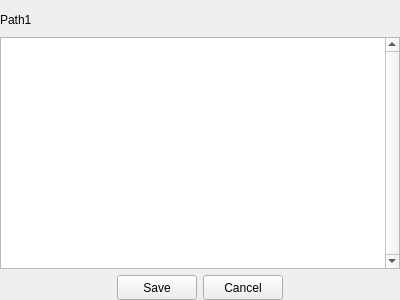
<?xml version="1.0" encoding="UTF-8"?>
<ui version="4.0">
 <class>PathWidget</class>
 <widget class="QWidget" name="PathWidget">
  <property name="geometry">
   <rect>
    <x>0</x>
    <y>0</y>
    <width>400</width>
    <height>300</height>
   </rect>
  </property>
  <property name="windowTitle">
   <string>Form</string>
  </property>
  <layout class="QGridLayout" name="gridLayout">
   <property name="leftMargin">
    <number>0</number>
   </property>
   <property name="topMargin">
    <number>0</number>
   </property>
   <property name="rightMargin">
    <number>0</number>
   </property>
   <property name="bottomMargin">
    <number>0</number>
   </property>
   <item row="0" column="0">
    <widget class="QStackedWidget" name="stackedWidget">
     <property name="currentIndex">
      <number>1</number>
     </property>
     <widget class="QWidget" name="page_patrol">
      <layout class="QGridLayout" name="gridLayout_2">
       <property name="leftMargin">
        <number>0</number>
       </property>
       <property name="topMargin">
        <number>0</number>
       </property>
       <property name="rightMargin">
        <number>0</number>
       </property>
       <property name="bottomMargin">
        <number>0</number>
       </property>
       <item row="0" column="0">
        <widget class="PtzTreeWidget" name="treeWidget">
         <property name="verticalScrollBarPolicy">
          <enum>Qt::ScrollBarAlwaysOn</enum>
         </property>
         <column>
          <property name="text">
           <string notr="true">1</string>
          </property>
         </column>
        </widget>
       </item>
      </layout>
     </widget>
     <widget class="QWidget" name="page_setting">
      <layout class="QVBoxLayout" name="verticalLayout">
       <property name="leftMargin">
        <number>0</number>
       </property>
       <property name="rightMargin">
        <number>0</number>
       </property>
       <property name="bottomMargin">
        <number>0</number>
       </property>
       <item>
        <layout class="QHBoxLayout" name="horizontalLayout">
         <item>
          <widget class="QLabel" name="label_pathName">
           <property name="sizePolicy">
            <sizepolicy hsizetype="Expanding" vsizetype="Preferred">
             <horstretch>0</horstretch>
             <verstretch>0</verstretch>
            </sizepolicy>
           </property>
           <property name="text">
            <string>Path1</string>
           </property>
          </widget>
         </item>
         <item>
          <widget class="QPushButton" name="pushButton_add">
           <property name="minimumSize">
            <size>
             <width>8</width>
             <height>8</height>
            </size>
           </property>
           <property name="maximumSize">
            <size>
             <width>26</width>
             <height>26</height>
            </size>
           </property>
           <property name="styleSheet">
            <string notr="true">QPushButton
{
	border: 0px;
	padding: 4px;
	min-width: 0px;
	min-height: 0px;
	image: url(:/ptz/ptz/patrolAdd.png);
}
</string>
           </property>
           <property name="text">
            <string/>
           </property>
          </widget>
         </item>
         <item>
          <widget class="QPushButton" name="pushButton_delete">
           <property name="minimumSize">
            <size>
             <width>8</width>
             <height>8</height>
            </size>
           </property>
           <property name="maximumSize">
            <size>
             <width>26</width>
             <height>26</height>
            </size>
           </property>
           <property name="styleSheet">
            <string notr="true">QPushButton
{
	border: 0px;
	border-radius: 4px;
	padding: 4px;
	min-width: 0px;
	min-height: 0px;
	image: url(:/ptz/ptz/delete_hover.png);
}
</string>
           </property>
           <property name="text">
            <string/>
           </property>
          </widget>
         </item>
         <item>
          <widget class="QPushButton" name="pushButton_up">
           <property name="minimumSize">
            <size>
             <width>8</width>
             <height>8</height>
            </size>
           </property>
           <property name="maximumSize">
            <size>
             <width>26</width>
             <height>26</height>
            </size>
           </property>
           <property name="styleSheet">
            <string notr="true">QPushButton
{
	border: 0px;
	border-radius: 4px;
	padding: 4px;
	min-width: 0px;
	min-height: 0px;
	image: url(:/ptz/ptz/patrolUp.png);
}</string>
           </property>
           <property name="text">
            <string/>
           </property>
          </widget>
         </item>
         <item>
          <widget class="QPushButton" name="pushButton_down">
           <property name="minimumSize">
            <size>
             <width>8</width>
             <height>8</height>
            </size>
           </property>
           <property name="maximumSize">
            <size>
             <width>26</width>
             <height>26</height>
            </size>
           </property>
           <property name="styleSheet">
            <string notr="true">QPushButton
{
	border: 0px;
	border-radius: 4px;
	padding: 4px;
	min-width: 0px;
	min-height: 0px;
	image: url(:/ptz/ptz/patrolDown.png);
}
</string>
           </property>
           <property name="text">
            <string/>
           </property>
          </widget>
         </item>
        </layout>
       </item>
       <item>
        <widget class="QTableWidget" name="tableWidget_setting">
         <property name="styleSheet">
          <string notr="true">QTbleView
{
	border: 1px solid #C2C7CB;
}
QTbleView::item:selected 
{
	background: #D8D8D8;
}</string>
         </property>
         <property name="verticalScrollBarPolicy">
          <enum>Qt::ScrollBarAlwaysOn</enum>
         </property>
         <property name="selectionMode">
          <enum>QAbstractItemView::SingleSelection</enum>
         </property>
         <property name="selectionBehavior">
          <enum>QAbstractItemView::SelectRows</enum>
         </property>
         <property name="showGrid">
          <bool>false</bool>
         </property>
         <attribute name="horizontalHeaderDefaultSectionSize">
          <number>57</number>
         </attribute>
         <attribute name="horizontalHeaderHighlightSections">
          <bool>false</bool>
         </attribute>
         <attribute name="horizontalHeaderMinimumSectionSize">
          <number>20</number>
         </attribute>
         <attribute name="horizontalHeaderStretchLastSection">
          <bool>true</bool>
         </attribute>
         <attribute name="verticalHeaderVisible">
          <bool>false</bool>
         </attribute>
         <attribute name="verticalHeaderHighlightSections">
          <bool>false</bool>
         </attribute>
        </widget>
       </item>
       <item>
        <layout class="QHBoxLayout" name="horizontalLayout_2">
         <item>
          <spacer name="horizontalSpacer">
           <property name="orientation">
            <enum>Qt::Horizontal</enum>
           </property>
           <property name="sizeHint" stdset="0">
            <size>
             <width>40</width>
             <height>20</height>
            </size>
           </property>
          </spacer>
         </item>
         <item>
          <widget class="QPushButton" name="pushButton_save">
           <property name="minimumSize">
            <size>
             <width>62</width>
             <height>25</height>
            </size>
           </property>
           <property name="styleSheet">
            <string notr="true">min-width: 60px;</string>
           </property>
           <property name="text">
            <string>Save</string>
           </property>
          </widget>
         </item>
         <item>
          <widget class="QPushButton" name="pushButton_cancel">
           <property name="minimumSize">
            <size>
             <width>62</width>
             <height>25</height>
            </size>
           </property>
           <property name="styleSheet">
            <string notr="true">min-width: 60px;</string>
           </property>
           <property name="text">
            <string>Cancel</string>
           </property>
          </widget>
         </item>
         <item>
          <spacer name="horizontalSpacer_2">
           <property name="orientation">
            <enum>Qt::Horizontal</enum>
           </property>
           <property name="sizeHint" stdset="0">
            <size>
             <width>40</width>
             <height>20</height>
            </size>
           </property>
          </spacer>
         </item>
        </layout>
       </item>
      </layout>
     </widget>
    </widget>
   </item>
  </layout>
 </widget>
 <customwidgets>
  <customwidget>
   <class>PtzTreeWidget</class>
   <extends>QTreeWidget</extends>
   <header>ptztreewidget.h</header>
  </customwidget>
 </customwidgets>
 <resources/>
 <connections/>
</ui>
